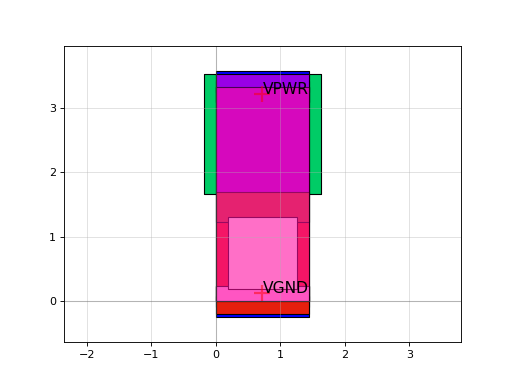

This figure's Python source:
import sky130

c = sky130.components.sky130_fd_sc_hs__nor2_1()
c.plot()
